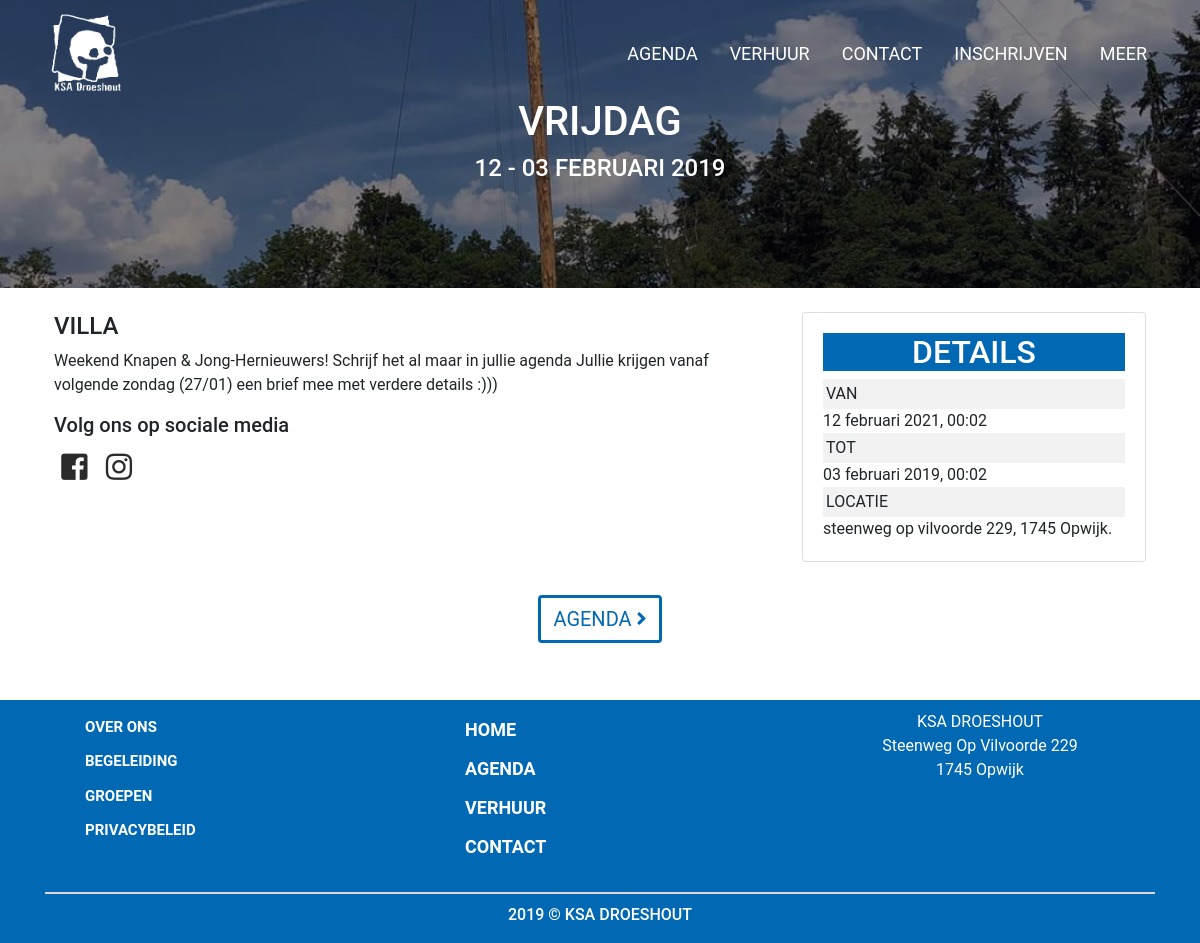
The app's page /agenda/2/ with its own data.
### agenda/models.py (models this page shows, shortened)
class AgendaItem(models.Model):
    datumvan = models.DateTimeField()
    datumtot = models.DateTimeField()
    titel = models.CharField(max_length=100)
    adres = models.ForeignKey(Adres,models.PROTECT)
    beschrijving = models.TextField()

class Adres(models.Model):
    straat = models.CharField(max_length=100)
    nr = models.CharField(max_length=10)
    postcode = models.IntegerField()
    stad = models.CharField(max_length=100)
    def __str__(self):
        return "%s %s, %s %s." % (self.straat,self.nr,self.postcode,self.stad)

### agenda/views.py (the view)
# urls.py: path('agenda/<int:pk>/',agenda_views.AgendaItemDetailView.as_view(),name='agenda_item'),
class AgendaItemDetailView(generic.DetailView):
    template_name = 'agenda_item.html'
    model = AgendaItem

### agenda/templates/agenda_item.html
{% extends "base.html" %}
{% block content %}
    <div class='banner'>
        <div class='container'>
            <div class='banner-content'>
                <h1>{{ agendaitem.datumvan|date:"l" }}</h1>
                {% if agendaitem.datumvan|date:"d F Y" == agendaitem.datumtot|date:"d F Y" %}
                    <h4>{{ agendaitem.datumvan|date:"d F Y" }}</h4>
                {% else %}
                    <h4>{{ agendaitem.datumvan|date:"d "}} - {{ agendaitem.datumtot|date:"d F Y"}}</h4>
                {% endif %}
            </div>
        </div>
    </div>
    <div class='agenda-item-content'>
    <div class='container p-4'>
        <div class='row'>
            <div class='col-lg-8 col-md-8 col-sm-12'>
                <h4>{{ agendaitem.titel }}</h4>
                <p>{{ agendaitem.beschrijving }}</p>
                <div class='item-social-links'>
                    <h5>Volg ons op sociale media</h5>
                    <i class="fab fa-facebook-square"></i>
                    <i class="fab fa-instagram"></i>
                </div>
            </div>
            <div class='col-lg-4 col-md-4 col-sm-12'>
                <div class='item-info-content card'>
                    <div class='card-body'>
                    <h2>Details</h2>
                        {% if agendaitem.datumvan|date:"d F Y" == agendaitem.datumtot|date:"d F Y" %}
                            <div class='agenda-item-info van'>
                                <span>Van</span>{{ agendaitem.datumvan|date:"H:m" }}
                            </div>
                            <div class='agenda-item-info tot'>
                                <span>Tot</span>{{ agendaitem.datumtot|date:"H:m" }}
                            </div>
                        {% else %}
                            <div class='agenda-item-info van'>
                                <span>Van</span>{{ agendaitem.datumvan|date:"d F Y, H:m" }}
                            </div>
                            <div class='agenda-item-info tot'>
                                <span>Tot</span>{{ agendaitem.datumtot|date:"d F Y, H:m" }}
                            </div>
                        {% endif %}
                        <div class='agenda-item-info locatie'>
                            <span>Locatie</span>{{ agendaitem.adres }}
                        </div>
                    </div>
                </div>
            </div>
            <div class='col-lg-12'>
                        <div class='home-agenda-link'>
                            <form action="/agenda/">
                                <button class="btn">Agenda <i class='fa fa-angle-right'></i></button>
                            </form>
                        </div>
            </div>
        </div>
    </div>
    </div>
{% endblock %}

### static/main.css (style rules this page uses)
body { font-family: roboto,sans-serif; box-sizing: border-box; }
.home-banner,.banner { height:85vh; background: linear-gradient(rgba(3, 1, 10, 0.5), rgba(3, 1, 10, 0.5)), url(images/banner.jpg) no-repeat scroll center center; background-size: cover; display: flex; }
.home-banner .container,.banner .container { width: 100%; align-self: center; }
.home-banner-content,.banner-content { color: #fff; text-align: center; }
.home-banner-content h1,.banner-content h1 { text-transform: uppercase; }
.banner-content h4 { text-transform: uppercase; }
.banner { height:36vh; }
.home-news-link,.home-agenda-link { padding:3%; align-self: center; display: flex; }
.home-news-link form,.home-agenda-link form { margin: 0 auto; }
.home-news-link button,.home-agenda-link button { margin: 0 auto; text-align: center; border: none; background-color: #fff; border:3px solid #0168b3; color:#0168b3; text-transform: uppercase; font-size: 20px; }
.item-info-content h2 { background-color: #0168b3; color:#fff; text-transform: uppercase; text-align: center; }
.agenda-item-info span { text-transform: uppercase; background-color:#f2f2f2; padding:1%; width: 100%; display: flex; }
.agenda-item-content h4 { text-transform: uppercase; }
.item-social-links { margin: 10px 0; }
.item-social-links i { font-size: 30px; padding:1%; color:#2b2b2b; }

### records on screen
AgendaItem: datumvan "VRIJDAG", datumvan "12", datumtot "03 FEBRUARI 2019", titel "VILLA", beschrijving "Weekend Knapen & Jong-Hernieuwers! Schrijf het al maar in jullie agenda Jullie krijgen vanaf volgende zondag (27/01) een brief mee met verdere details :)))", datumvan "12 februari 2021, 00:02", datumtot "03 februari 2019, 00:02", adres "steenweg op vilvoorde 229, 1745 Opwijk."
